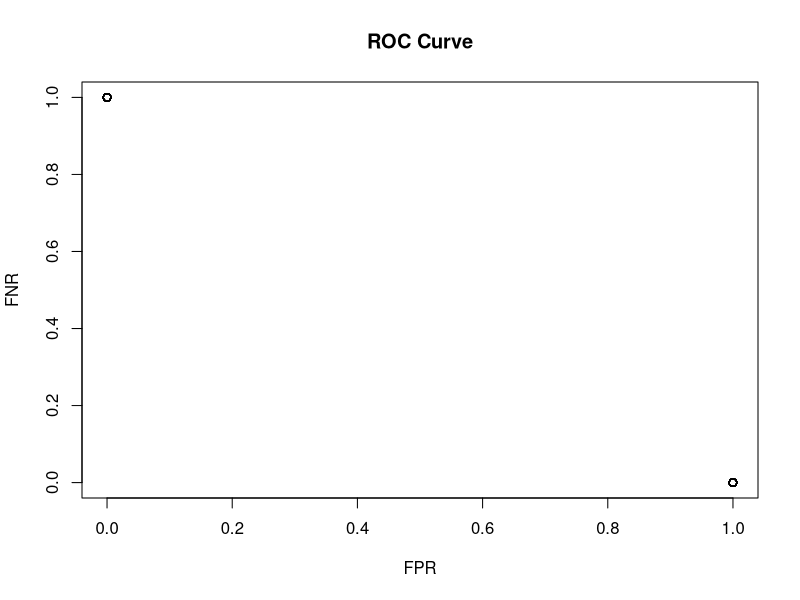

This chart was generated by the following R code:
#! /usr/bin/R

# install libraries
#install(ggplot2)
#install.packages(car)

# load libraries
#library(ggplot2)
library(car)

#
# given a threshold, compare_data
# compute the FNR -- false negative rate
# false negatives / positives
#
FNR <- function(threshold, compare_data){
    # count the number of false negatives
    number_false_negatives <- sum(
        (compare_data$compare_value < threshold) & (compare_data$positive == 1))

    # count the number of negatives in the data set
    number_positives <- sum(compare_data$positive == 1)

    return(number_false_negatives / number_positives)
}

#
# given a threshold, compare_data
# compute the FPR -- false positive rate
# false positives / negatives
#
FPR <- function(threshold, compare_data){
    # count the number of false positives
    number_false_positives <- sum(
        (compare_data$compare_value >= threshold) & (compare_data$positive == 0))

    # count the number of negatives in the data set
    number_negatives <- sum(compare_data$positive == 0)

    return(number_false_positives / number_negatives)
}

# create a data frame with the given compare values
compare_data <- read.csv("compare_data.csv")

# create a data frame of thresholds
threshold <- seq(0, 1.0, by=0.00005)
rate_data <- data.frame(threshold)

# for each threshold
for(i in 1:nrow(rate_data)){
    # compute FNR
    rate_data[i, "FNR"] <- FNR(rate_data$threshold[i], compare_data)

    # compute FPR
    rate_data[i, "FPR"] <- FPR(rate_data$threshold[i], compare_data)
}

# plot the data FNP vs FPR
pdf("ROC.pdf", width = "6", height = "6")

plot(rate_data$FNR, rate_data$FPR,
    xlab="FPR", ylab="FNR", main="ROC Curve",
    xlim=c(0,1), ylim=c(0,1))

# tell R I am done plotting
dev.off()

# display any warnings
warnings()

#rate_data
#compare_data